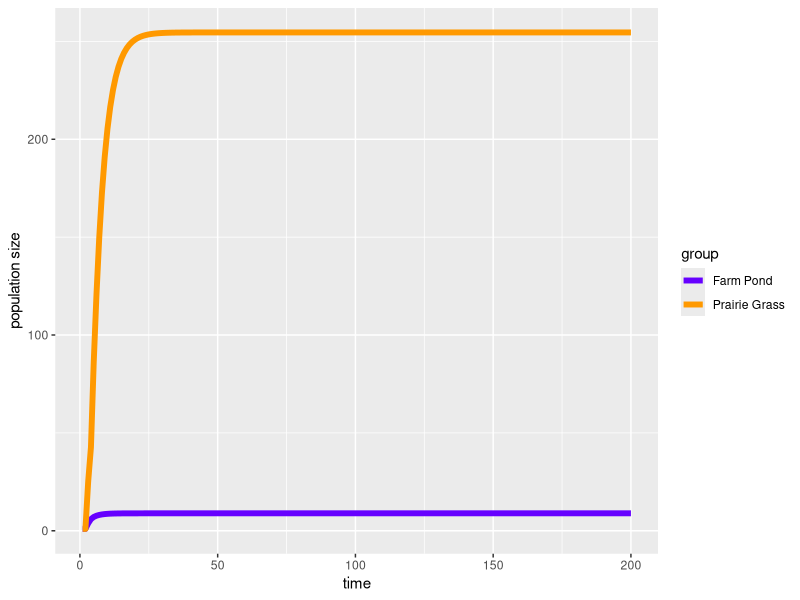
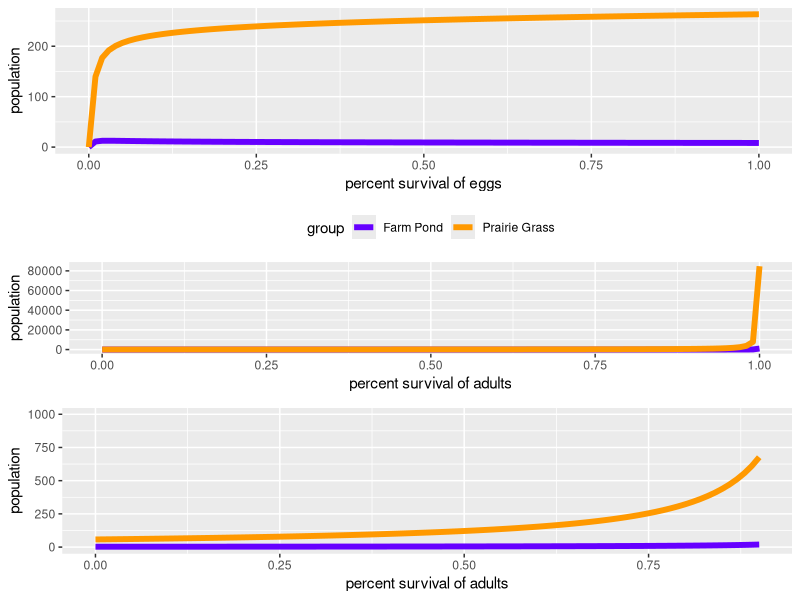

Generate these figures, in order, with R:
## ---- chunk 1
library(xtable)
library(gridExtra)
library(ggplot2)
header <- c("Variable","Farm Pond","Restored Prairie")
dd <- c("density dependent scaling factor",0.0059059, 0.007007007)
gamma <- c("gamma", 1.20, 0.94)

df <- rbind(dd, gamma)
colnames(df) <- header
row.names(df) <- NULL
print(xtable(df, comment=FALSE,caption="Results from Possible Data Model", rownames=FALSE), include.rownames=FALSE,comment=FALSE, caption.placement="top")

## ---- chunk 2
phi = 5000
se = .6
sm = .2
sj = .2
sa = .75
stmax = .8
p = .5
d = .0007007007
gamma = .94
tmax = 200


NGr <- matrix(nrow=2,ncol=tmax)
NGr[,1] <- 1


for(t in 2:tmax){
tt = NGr[2,t-1] * p * phi * se
st = (stmax)/((1+d*tt)^gamma)
ft = p * phi * se * st * sm
mat <- matrix(c(0,sj,ft,sa),ncol=2, nrow=2)
newN <- mat %*% NGr[,t-1]
NGr[,t] <- newN
}


Gr <- as.data.frame(matrix(ncol=2, nrow=200))
Gr[,1] <- seq(1:200)
Gr[,2] <- NGr[2,]
Gr[,3] <- "Prairie Grass"
colnames(Gr) <- c("time","population","group")


phi = 5000
se = .6
sm = .2
sj = .2
sa = .75
stmax = .8
p = .5
d = .0059059
gamma = 1.20
tmax = 200


NPo <- matrix(nrow=2,ncol=tmax)
NPo[,1] <- 1


for(t in 2:tmax){
tt = NPo[2,t-1] * p * phi * se
st = (stmax)/((1+d*tt)^gamma)
ft = p * phi * se * st * sm
mat <- matrix(c(0,sj,ft,sa),ncol=2, nrow=2)
newN <- mat %*% NPo[,t-1]
NPo[,t] <- newN
}

Po <- as.data.frame(matrix(ncol=2, nrow=200))
Po[,1] <- seq(1:200)
Po[,2] <- NPo[2,]
Po[,3] <- "Farm Pond"
colnames(Po) <- c("time","population","group")

dat <- rbind(Gr, Po)

## ---- chunk 3
cpPalette <- c("#6600FF","#FF9900")

ggplot()+
  geom_line(data=dat, aes(x=time, y=population, group=group, col=group),lwd=2)+
  scale_colour_manual(values=cpPalette)+
  ylab("population size")

## ---- chunk 4

####

## Sensativity

####


phi = 5000
se = .6
sm = .2
sj = .2
sa = seq(0,1,by=.01)
stmax = .8
p = .5
d = .0007007007
gamma = .94
tmax = 1000

mat <- matrix(c(0,sj,ft,sa),ncol=2, nrow=2)

NGr <- matrix(nrow=2,ncol=tmax)
NGr[,1] <- 1

savadGr <- as.data.frame(matrix(ncol=3, nrow=length(sa)))
savadGr[,1] <- sa

for(i in 1:length(sa)){
  for(t in 2:tmax){
		tt = NGr[2,t-1] * p * phi * se
		st = (stmax)/((1+d*tt)^gamma)
		ft = p * phi * se * st * sm
		mat <- matrix(c(0,sj,ft,sa[i]),ncol=2, nrow=2)
		newN <- mat %*% NGr[,t-1]
		NGr[,t] <- newN
	}
savadGr[i,2] <- newN[2,]
}

savadGr[,3] <- "Prairie Grass"


###

## egg survival

###


phi = 5000
se = seq(0,1,by=.01)
sm = .2
sj = .2
sa = .75
stmax = .8
p = .5
d = .0007007007
gamma = .94
tmax = 1000

mat <- matrix(c(0,sj,ft,sa),ncol=2, nrow=2)

NGr <- matrix(nrow=2,ncol=tmax)
NGr[,1] <- 1

saveggGr <- as.data.frame(matrix(ncol=3, nrow=length(se)))
saveggGr[,1] <- se

for(i in 1:length(se)){
	for(t in 2:tmax){
		tt = NGr[2,t-1] * p * phi * se[i]
		st = (stmax)/((1+d*tt)^gamma)
		ft = p * phi * se[i] * st * sm
		mat <- matrix(c(0,sj,ft,sa),ncol=2, nrow=2)
		newN <- mat %*% NGr[,t-1]
		NGr[,t] <- newN
	}
saveggGr[i,2] <- newN[2,]
}


saveggGr[,3] <- "Prairie Grass"

## ---- chunk 5


####

## Sensativity

####


phi = 5000
se = .6
sm = .2
sj = .2
sa = seq(0,1,by=.01)
stmax = .8
p = .5
d = .0059059
gamma = 1.20
tmax = 1000

mat <- matrix(c(0,sj,ft,sa),ncol=2, nrow=2)

NPo <- matrix(nrow=2,ncol=tmax)
NPo[,1] <- 1

savadPo <- as.data.frame(matrix(ncol=3, nrow=length(sa)))
savadPo[,1] <- sa

for(i in 1:length(sa)){
  for(t in 2:tmax){
		tt = NPo[2,t-1] * p * phi * se
		st = (stmax)/((1+d*tt)^gamma)
		ft = p * phi * se * st * sm
		mat <- matrix(c(0,sj,ft,sa[i]),ncol=2, nrow=2)
		newN <- mat %*% NPo[,t-1]
		NPo[,t] <- newN
	}
savadPo[i,2] <- newN[2,]
}

savadPo[,3] <- "Farm Pond"



###

## egg survival

###


phi = 5000
se = seq(0,1,by=.01)
sm = .2
sj = .2
sa = .75
stmax = .8
p = .5
d = .0059059
gamma = 1.20
tmax = 1000

mat <- matrix(c(0,sj,ft,sa),ncol=2, nrow=2)

NPo <- matrix(nrow=2,ncol=tmax)
NPo[,1] <- 1

saveggPo <- as.data.frame(matrix(ncol=3, nrow=length(se)))
saveggPo[,1] <- se

for(i in 1:length(se)){
	for(t in 2:tmax){
		tt = NPo[2,t-1] * p * phi * se[i]
		st = (stmax)/((1+d*tt)^gamma)
		ft = p * phi * se[i] * st * sm
		mat <- matrix(c(0,sj,ft,sa),ncol=2, nrow=2)
		newN <- mat %*% NPo[,t-1]
		NPo[,t] <- newN
	}
saveggPo[i,2] <- newN[2,]
}

saveggPo[,3] <- "Farm Pond"


## ---- chunk 6


cpPalette <- c("#6600FF","#FF9900")

eggs <- as.data.frame(rbind(saveggGr, saveggPo))
colnames(eggs) <- c("time", "population","group")
ads <- as.data.frame(rbind(savadGr, savadPo))
colnames(ads) <- c("time", "population","group")
egg <- ggplot()+
      geom_line(data=eggs, aes(x=time, y=population, group=group, colour=group),lwd=2)+
      xlab("percent survival of eggs")+
    scale_colour_manual(values=cpPalette)+
      theme(legend.position="none")


ad <- ggplot()+
      geom_line(data=ads, aes(x=time, y=population, group=group, colour=group), lwd=2)+
      xlab("percent survival of adults")+
  scale_colour_manual(values=cpPalette)+
      theme(legend.position="top")

ad10 <- ggplot()+
      geom_line(data=ads, aes(x=time, y=population, group=group, colour=group), lwd=2)+
      xlab("percent survival of adults")+
  scale_colour_manual(values=cpPalette)+
      theme(legend.position="none")+
  xlim(0,0.9)+
  ylim(0,1000)

grid.arrange(egg, ad, ad10)
